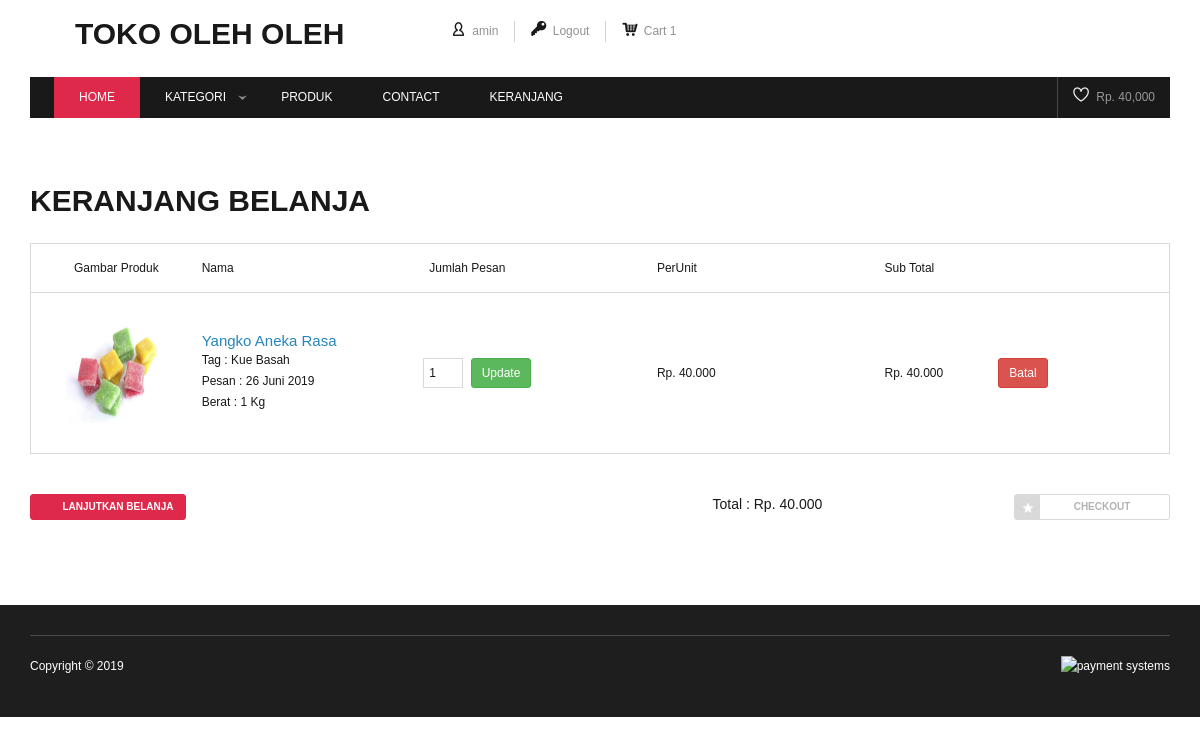
The app's page /cart.php (signed in) with its own data.
### tables this page shows
CREATE TABLE `cart` (
  `id_cart` int(5) NOT NULL,
  `id_user` varchar(5) NOT NULL,
  `id_produk` varchar(10) NOT NULL,
  `jumlah` int(11) NOT NULL,
  `tanggal` date NOT NULL,
  `subtotal` int(11) NOT NULL,
  `ongberat` int(11) NOT NULL
);

CREATE TABLE `produk` (
  `id_produk` varchar(10) NOT NULL,
  `id_kat_produk` varchar(10) NOT NULL,
  `nama` varchar(100) NOT NULL,
  `harga` int(11) NOT NULL,
  `stok` int(11) NOT NULL,
  `gambar` text NOT NULL,
  `tanggal` datetime NOT NULL,
  `deskripsi` text NOT NULL,
  `berat` int(11) NOT NULL
);

CREATE TABLE `rkat_produk` (
  `id_kat_produk` varchar(10) NOT NULL,
  `kat_produk` varchar(50) NOT NULL
);

### php/function.php (called while the page is built)
<?php
function rp($str){
    $jum = strlen($str);
    $jumtitik = ceil($jum/3);
    $balik = strrev($str);
    $awal = 0;
    $akhir = 3;
    for($x=0;$x<$jumtitik;$x++){
      $a[$x] = substr($balik,$awal,$akhir).".";
      $awal+=3;
    }
    $hasil = implode($a);
    $hasilakhir = strrev($hasil);
    $hasilakhir = substr($hasilakhir,1,$jum+$jumtitik);
    return "".$hasilakhir."";
}
function tgl($date){
  $array_bulan = array(1=>'Januari','Februari','Maret', 'April', 'Mei', 'Juni','Juli','Agustus','September','Oktober', 'November','Desember');
  $date = strtotime($date);
  $tanggal = date ('j', $date);
  $bulan = $array_bulan[date('n',$date)];
  $tahun = date('Y',$date);
  $result = $tanggal ." ". $bulan ." ". $tahun;
  return($result);
}
?>

### cart.php (the view, shortened to what this page needs)
<?php require 'header.php'; ?>
<?php if(isset($_SESSION['id_user'])){ ?>
<?php $ty=mysqli_query($con,"SELECT * FROM checkout where id_user='$_SESSION[id_user]' and status='pending' ");$tyu=mysqli_num_rows($ty);?>
        <div class="content">
            <div class="container">
                <h2>Keranjang Belanja</h2>
                <div class="shopping-cart">
                    <div class="shopping-cart-products">
                        <ul class="shopping-product-detail">
                            <li class="shopping-1">Gambar Produk</li>
                            <li class="shopping-2">Nama</li>
                            <li class="shopping-3">Jumlah Pesan</li>
                            <li class="shopping-4">PerUnit</li>
                            <li class="shopping-5">Sub Total</li>
                        </ul>
<?php $ca=mysqli_query($con,"SELECT * FROM cart where id_user='$_SESSION[id_user]' order by tanggal desc ");while($rt=mysqli_fetch_array($ca)){
    $gp=mysqli_fetch_array(mysqli_query($con,"SELECT * FROM produk where id_produk='$rt[id_produk]' ")); ?>
                        <ul class="shopping-product-detail">
                            <li class="shopping-1">
                                <img style="width:100px;height:100px;" src="control/<?php echo $gp['gambar']; ?>" alt="product image" />
                            </li>
                            <li class="shopping-2">
                                <a href="detailproduct?thisproduct=<?php echo base64_encode($rt['id_produk']) ?>&nameproduct=<?php echo $gp['nama']; ?>"><span style="font-size:15px;"><?php echo $gp['nama']; ?></span></a>
                                <?php $kl=mysqli_fetch_array(mysqli_query($con,"SELECT * FROM rkat_produk where id_kat_produk='$gp[id_kat_produk]' ")); ?>
                                <p>Tag : <?php echo $kl['kat_produk']; ?></p>
                                <p>Pesan : <?php echo tgl($rt['tanggal']); ?></p>
                                <p>Berat : <?php echo $gp['berat']; ?> Kg</p>
                            </li>
                            <li class="shopping-3">
                                <form  method="post" action="prosesuser/hanuser?thisposition=<?php echo base64_encode('updatecart'); ?>">
                    <?php if($tyu>0){ ?>
                                <p><?php echo $rt['jumlah'];?></p>
                    <?php }else {?>
                                <input type="number" step="1" min="1" name="jumlah" value="<?php echo $rt['jumlah'];?>" class="input-text qty text">
                                &nbsp;&nbsp;&nbsp;<button class="btn btn-circle btn-success btn-sm">Update</button>
                    <?php }?>
                                </form>
                            </li>
                            <li class="shopping-4">
                                Rp. <?php echo rp($gp['harga']); ?>
                            </li>
                            <li class="shopping-5">
                                Rp. <?php echo rp($rt['subtotal']); ?>
                            </li>
                            <li class="shopping-6">
                    <?php if($tyu>0){ ?>
                    <?php }else {?>
                                <a class="btn btn-circle btn-danger btn-sm" href="prosesuser/hanuser?thisposition=<?php echo base64_encode('cancelcart'); ?>&thisuser=<?php echo base64_encode($rt['id_user']); ?>&thisproduk=<?php echo base64_encode($rt['id_produk']); ?>">Batal</a>
                    <?php }?>
                            </li>
                        </ul>
<?php } ?>
                    </div>
<?php $numca=mysqli_num_rows($ca);if($numca>0){ $total=mysqli_fetch_array(mysqli_query($con,"SELECT sum(subtotal) as total from cart where id_user='$_SESSION[id_user]' ")); ?>
                    <div class="row">
        <?php if($tyu>0){ ?>
                                <div class="col-md-6">
                                    <a href="checkout" class="button-2">Anda Sudah CheckOut</a>
                                </div>
                        <div class="col-md-5 pull-right">
                            Total : Rp. <?php echo rp($total['total']); ?> <span class="pull-right"><a href="checkout"><button class="button-3">Verifikasi Checkout</button></a></span>
                        </div>
        <?php }else { ?>
                                <div class="col-md-6">
                                    <a href="product" class="button-2">Lanjutkan Belanja</a>
                                </div>
                        <div class="col-md-5 pull-right">
                            Total : Rp. <?php echo rp($total['total']); ?> <span class="pull-right"><a href="checkout"><button class="button-3">Checkout</button></a></span>
                        </div>
        <?php } ?>
                    </div>
<?php } else {}?>
                </div>
            </div>
        </div>
<?php }?>
<?php require 'footer.php'; ?>

### records on screen
cart: id_produk.gambar (picture), id_produk.nama "Yangko Aneka Rasa", rkat_produk.kat_produk "Kue Basah", tanggal "26 Juni 2019", id_produk.berat "1", jumlah "1", id_produk.harga "40.000", subtotal "40.000"

### other values on screen
$_SESSION['username'] "amin"
$ca "1"
$total['total'] "40,000"
rp($total['total']) "40.000"
